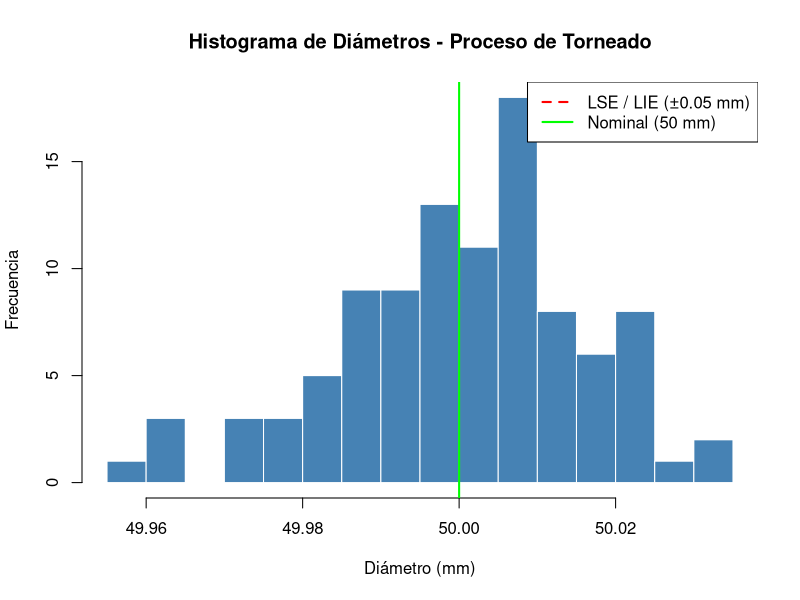
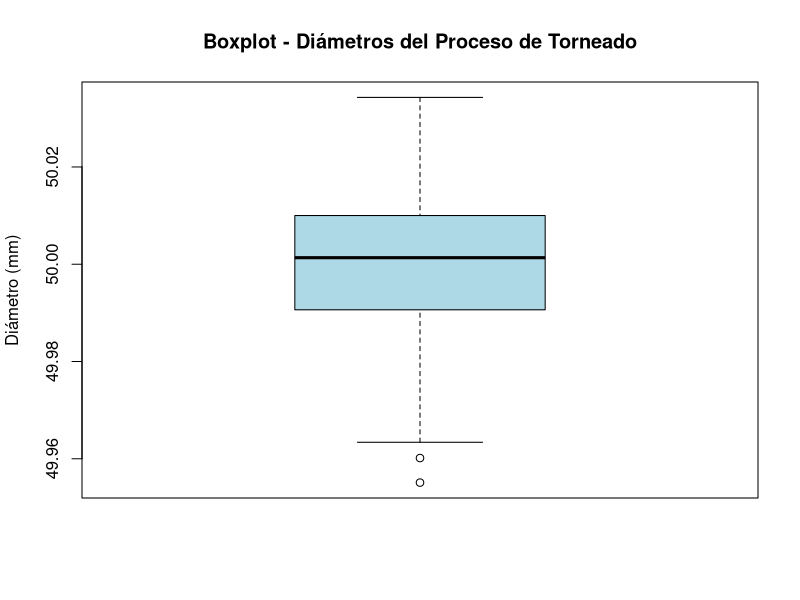
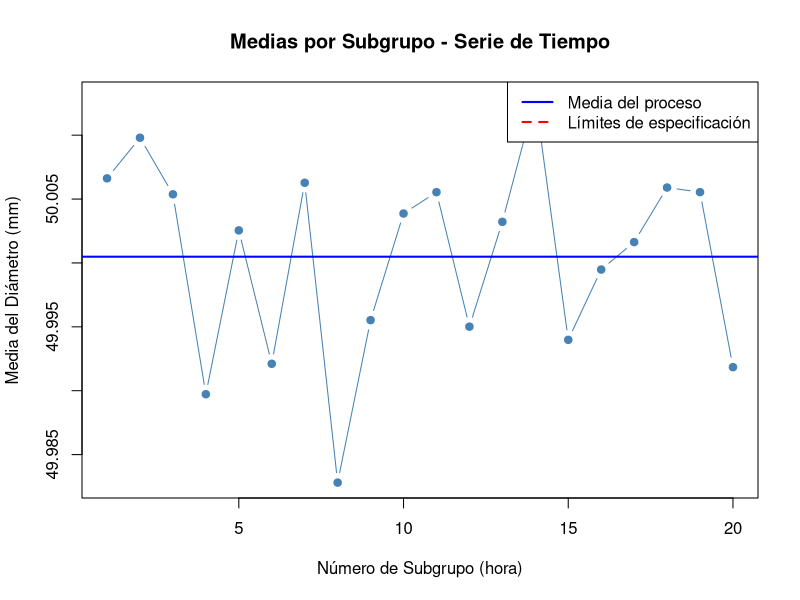
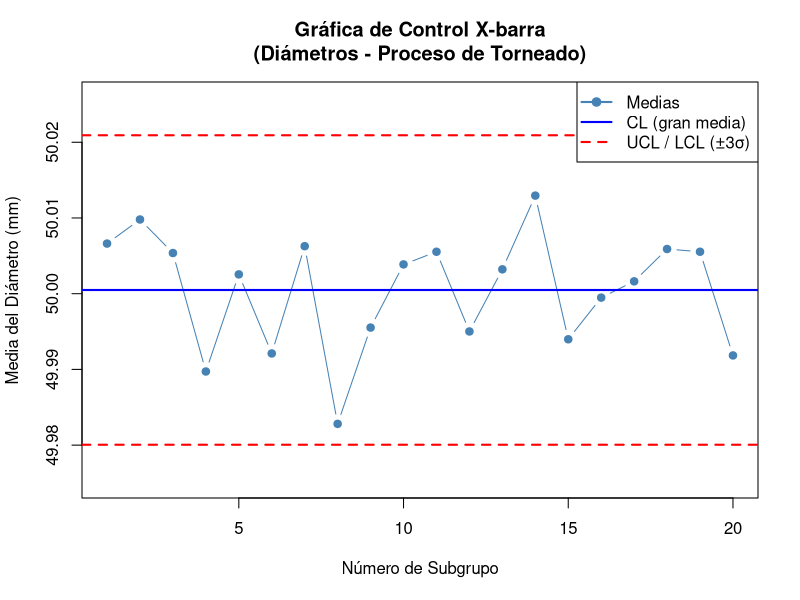
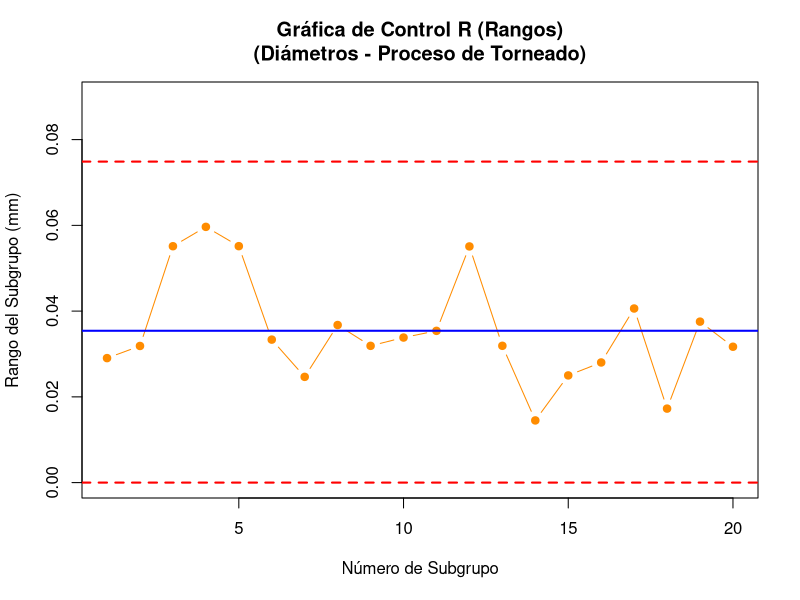
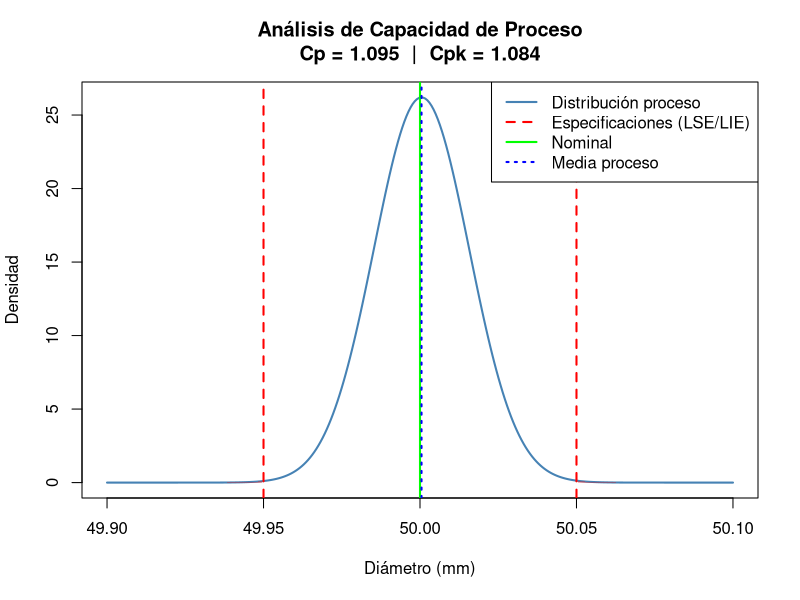
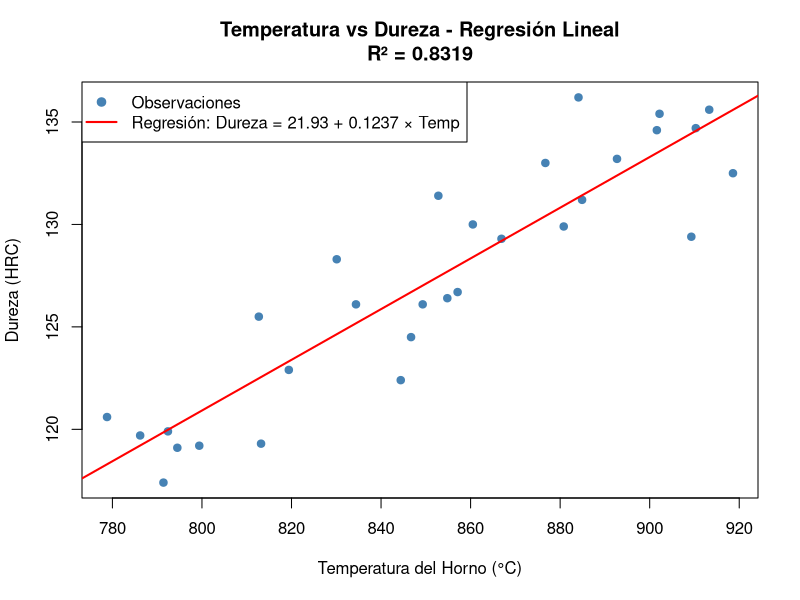
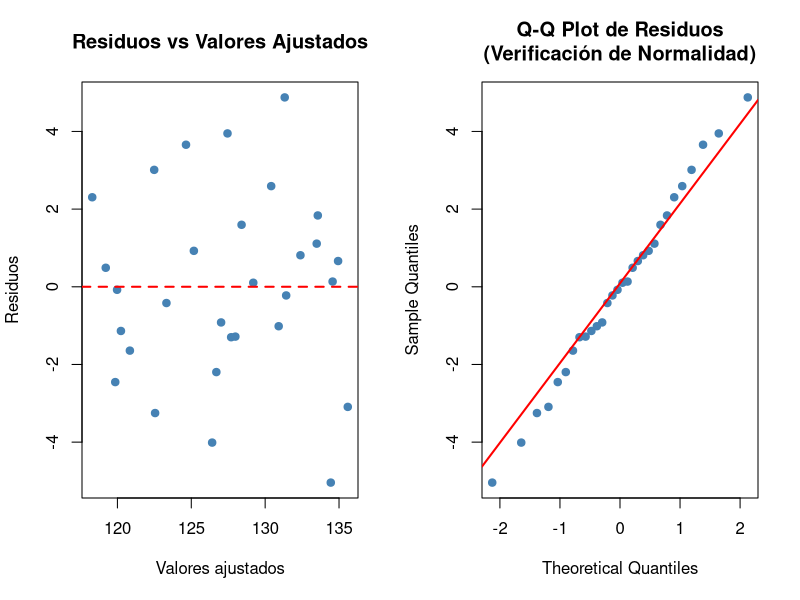

These figures' R source, in order:
# =============================================================================
# ANÁLISIS DE DATOS PARA INGENIERÍA INDUSTRIAL
# Curso de Introducción al Análisis de Datos con R
# Autor: Basado en el curso de Juan Gabriel Gomila & María Santos
# =============================================================================
#
# Bienvenido, Ingeniero Industrial.
# En este script aprenderás a aplicar análisis de datos en contextos reales de
# ingeniería industrial: control de procesos, análisis de calidad, optimización
# de producción y más.
#
# Estructura del script:
#   1. Estadística descriptiva aplicada a datos de proceso
#   2. Visualización de datos industriales
#   3. Gráficas de control (Control Charts) - SPC
#   4. Capacidad de proceso (Cp y Cpk)
#   5. Correlación y regresión para optimización de procesos
# =============================================================================


# =============================================================================
# SECCIÓN 1: ESTADÍSTICA DESCRIPTIVA APLICADA A DATOS DE PROCESO
# =============================================================================
#
# CONTEXTO REAL:
# Imagina que trabajas en una planta de manufactura que fabrica ejes metálicos.
# La especificación del diámetro es 50 mm ± 0.05 mm.
# Se toman 5 mediciones por hora durante 20 horas de producción (100 datos).
#
# OBJETIVO: Describir el comportamiento del proceso con estadísticas clave.

# Simulamos datos reales de un proceso de torneado (diámetro en mm)
set.seed(42)  # Fijamos la semilla para reproducibilidad

# Proceso ESTABLE (bajo control estadístico)
n_total <- 100
diametros <- rnorm(n_total, mean = 50.00, sd = 0.015)  # sd = 0.015 mm

cat("=== ESTADÍSTICAS DEL PROCESO DE TORNEADO ===\n")

# Medidas de tendencia central
media_diam    <- mean(diametros)
mediana_diam  <- median(diametros)
cat("Media del diámetro:   ", round(media_diam, 4), "mm\n")
cat("Mediana del diámetro: ", round(mediana_diam, 4), "mm\n")

# Medidas de dispersión
sd_diam       <- sd(diametros)
varianza_diam <- var(diametros)
rango_diam    <- diff(range(diametros))
cat("Desviación estándar:  ", round(sd_diam, 4), "mm\n")
cat("Varianza:             ", round(varianza_diam, 6), "mm²\n")
cat("Rango total:          ", round(rango_diam, 4), "mm\n")

# Percentiles — muy útiles para entender la distribución del proceso
percentiles <- quantile(diametros, probs = c(0.25, 0.50, 0.75, 0.90, 0.99))
cat("\nPercentiles del diámetro:\n")
print(round(percentiles, 4))

# Coeficiente de variación (CV) — medida de variabilidad relativa
# Un CV < 1% en manufactura indica un proceso muy consistente
cv <- (sd_diam / media_diam) * 100
cat("\nCoeficiente de Variación: ", round(cv, 4), "%\n")

# Resumen completo con summary()
cat("\nResumen estadístico completo:\n")
print(summary(diametros))


# =============================================================================
# SECCIÓN 2: VISUALIZACIÓN DE DATOS INDUSTRIALES
# =============================================================================
#
# Visualizar los datos es el PRIMER paso en cualquier análisis de datos.
# "Un gráfico vale más que mil números."

# Organizamos los datos en subgrupos de 5 (como se toman en producción)
n_subgrupos <- 20
tam_subgrupo <- 5
datos_matriz <- matrix(diametros, nrow = tam_subgrupo, ncol = n_subgrupos)
# Cada columna = un subgrupo (una hora de producción)

# --- Histograma del proceso ---
hist(diametros,
     main  = "Histograma de Diámetros - Proceso de Torneado",
     xlab  = "Diámetro (mm)",
     ylab  = "Frecuencia",
     col   = "steelblue",
     border = "white",
     breaks = 15)
# Líneas de especificación
abline(v = 50.05, col = "red",   lwd = 2, lty = 2)   # Límite Superior Especificación (LSE)
abline(v = 49.95, col = "red",   lwd = 2, lty = 2)   # Límite Inferior Especificación (LIE)
abline(v = 50.00, col = "green", lwd = 2, lty = 1)   # Valor nominal
legend("topright",
       legend = c("LSE / LIE (±0.05 mm)", "Nominal (50 mm)"),
       col    = c("red", "green"),
       lty    = c(2, 1),
       lwd    = 2)

# INTERPRETACIÓN:
# Si la distribución está centrada en el nominal y casi toda la campana
# queda DENTRO de los límites de especificación, el proceso es capaz.

# --- Diagrama de caja (Boxplot) ---
# Muy útil para detectar valores atípicos (outliers) en datos de proceso
boxplot(diametros,
        main   = "Boxplot - Diámetros del Proceso de Torneado",
        ylab   = "Diámetro (mm)",
        col    = "lightblue",
        horizontal = FALSE)
abline(h = 50.05, col = "red", lty = 2, lwd = 2)
abline(h = 49.95, col = "red", lty = 2, lwd = 2)

# --- Serie temporal de medias por subgrupo ---
# Permite ver tendencias o cambios en el proceso a lo largo del tiempo
medias_subgrupos <- colMeans(datos_matriz)
plot(1:n_subgrupos, medias_subgrupos,
     type = "b",
     pch  = 19,
     col  = "steelblue",
     main = "Medias por Subgrupo - Serie de Tiempo",
     xlab = "Número de Subgrupo (hora)",
     ylab = "Media del Diámetro (mm)")
abline(h = mean(diametros), col = "blue",  lwd = 2)         # Línea central
abline(h = 50.05,           col = "red",   lwd = 2, lty = 2) # LSE
abline(h = 49.95,           col = "red",   lwd = 2, lty = 2) # LIE
legend("topright",
       legend = c("Media del proceso", "Límites de especificación"),
       col    = c("blue", "red"),
       lty    = c(1, 2),
       lwd    = 2)


# =============================================================================
# SECCIÓN 3: GRÁFICAS DE CONTROL (STATISTICAL PROCESS CONTROL - SPC)
# =============================================================================
#
# Las gráficas de control son una de las herramientas más importantes en
# ingeniería industrial. Permiten distinguir entre:
#   - Variación COMÚN (natural, inherente al proceso)
#   - Variación ESPECIAL (causas asignables, señales de problemas)
#
# Las más usadas son:
#   - Gráfica X-barra (medias): monitorea el centrado del proceso
#   - Gráfica R (rangos): monitorea la dispersión del proceso

# --- Cálculo de estadísticas para las gráficas de control ---
medias_sg  <- colMeans(datos_matriz)           # Media de cada subgrupo
rangos_sg  <- apply(datos_matriz, 2, function(x) diff(range(x)))  # Rango de cada subgrupo

# Constantes de control para n=5 (tablas de Shewhart - estándar industrial)
# Fuente: AIAG Manual de SPC
n  <- tam_subgrupo  # tamaño de subgrupo = 5
A2 <- 0.577         # para n=5: factor para límites de la gráfica X-barra
D3 <- 0             # para n=5: factor límite inferior gráfica R
D4 <- 2.114         # para n=5: factor límite superior gráfica R

# --- Gráfica X-barra ---
X_doble_barra <- mean(medias_sg)    # Gran media (center line)
R_barra       <- mean(rangos_sg)    # Media de rangos (para calcular límites)

UCL_xbarra <- X_doble_barra + A2 * R_barra   # Upper Control Limit
LCL_xbarra <- X_doble_barra - A2 * R_barra   # Lower Control Limit

cat("\n=== GRÁFICA DE CONTROL X-BARRA ===\n")
cat("Gran Media (CL):             ", round(X_doble_barra, 4), "mm\n")
cat("Límite Superior Control (UCL):", round(UCL_xbarra, 4), "mm\n")
cat("Límite Inferior Control (LCL):", round(LCL_xbarra, 4), "mm\n")

# Graficar X-barra
plot(1:n_subgrupos, medias_sg,
     type = "b",
     pch  = 19,
     col  = "steelblue",
     ylim = range(c(medias_sg, UCL_xbarra + 0.005, LCL_xbarra - 0.005)),
     main = "Gráfica de Control X-barra\n(Diámetros - Proceso de Torneado)",
     xlab = "Número de Subgrupo",
     ylab = "Media del Diámetro (mm)")
abline(h = X_doble_barra, col = "blue", lwd = 2)           # Línea central
abline(h = UCL_xbarra,    col = "red",  lwd = 2, lty = 2)  # UCL
abline(h = LCL_xbarra,    col = "red",  lwd = 2, lty = 2)  # LCL
# Resaltar puntos fuera de control
fuera_xbarra <- which(medias_sg > UCL_xbarra | medias_sg < LCL_xbarra)
if (length(fuera_xbarra) > 0) {
  points(fuera_xbarra, medias_sg[fuera_xbarra], col = "red", pch = 17, cex = 1.5)
  cat("⚠ Subgrupos FUERA de control en X-barra:", fuera_xbarra, "\n")
} else {
  cat("✓ Proceso bajo control estadístico (todos los puntos dentro de límites)\n")
}
legend("topright",
       legend = c("Medias", "CL (gran media)", "UCL / LCL (±3σ)"),
       col    = c("steelblue", "blue", "red"),
       lty    = c(1, 1, 2),
       pch    = c(19, NA, NA),
       lwd    = 2)

# --- Gráfica R (Rangos) ---
UCL_R <- D4 * R_barra   # Upper Control Limit para R
LCL_R <- D3 * R_barra   # Lower Control Limit para R (=0 cuando D3=0)

cat("\n=== GRÁFICA DE CONTROL R ===\n")
cat("Media de Rangos (CL): ", round(R_barra, 4), "mm\n")
cat("UCL_R:                ", round(UCL_R, 4),   "mm\n")
cat("LCL_R:                ", round(LCL_R, 4),   "mm\n")

plot(1:n_subgrupos, rangos_sg,
     type = "b",
     pch  = 19,
     col  = "darkorange",
     ylim = c(0, max(rangos_sg, UCL_R) * 1.2),
     main = "Gráfica de Control R (Rangos)\n(Diámetros - Proceso de Torneado)",
     xlab = "Número de Subgrupo",
     ylab = "Rango del Subgrupo (mm)")
abline(h = R_barra, col = "blue", lwd = 2)          # Línea central
abline(h = UCL_R,   col = "red",  lwd = 2, lty = 2) # UCL
abline(h = LCL_R,   col = "red",  lwd = 2, lty = 2) # LCL (=0 para n=5)
fuera_R <- which(rangos_sg > UCL_R | rangos_sg < LCL_R)
if (length(fuera_R) > 0) {
  points(fuera_R, rangos_sg[fuera_R], col = "red", pch = 17, cex = 1.5)
  cat("⚠ Subgrupos FUERA de control en R:", fuera_R, "\n")
} else {
  cat("✓ Variabilidad del proceso bajo control estadístico\n")
}


# =============================================================================
# SECCIÓN 4: CAPACIDAD DE PROCESO (Cp y Cpk)
# =============================================================================
#
# Los índices de capacidad de proceso responden la pregunta clave:
# "¿Es mi proceso capaz de cumplir las especificaciones del cliente?"
#
# Cp  = mide si el proceso CABE dentro de las especificaciones (precisión)
# Cpk = mide si el proceso está CENTRADO además de caber (precisión + exactitud)
#
# Regla de oro en la industria:
#   Cp / Cpk < 1.00 → Proceso NO capaz (produce defectos)
#   Cp / Cpk ≥ 1.33 → Proceso CAPAZ (aceptable en la mayoría de industrias)
#   Cp / Cpk ≥ 1.67 → Proceso MUY CAPAZ (excelente, Six Sigma approach)

# Especificaciones del cliente (del ejemplo anterior)
LSE <- 50.05   # Límite Superior de Especificación
LIE <- 49.95   # Límite Inferior de Especificación
nominal <- 50.00

# Estimación de sigma del proceso a partir de R-barra
# (estimación estándar Shewhart, más robusta que la desviación muestral directa)
d2 <- 2.326  # constante para n=5
sigma_proceso <- R_barra / d2

# Cálculo de índices de capacidad
Cp  <- (LSE - LIE) / (6 * sigma_proceso)
Cpu <- (LSE - mean(diametros)) / (3 * sigma_proceso)  # capacidad superior
Cpl <- (mean(diametros) - LIE) / (3 * sigma_proceso)  # capacidad inferior
Cpk <- min(Cpu, Cpl)                                   # capacidad real

cat("\n=== ANÁLISIS DE CAPACIDAD DE PROCESO ===\n")
cat("Especificaciones:  LIE =", LIE, "| Nominal =", nominal, "| LSE =", LSE, "\n")
cat("Media del proceso: ", round(mean(diametros), 4), "mm\n")
cat("Sigma del proceso: ", round(sigma_proceso, 4),  "mm\n\n")
cat("Cp  =", round(Cp,  3), "—", ifelse(Cp >= 1.33, "Proceso CAPAZ", "Proceso NO capaz"), "\n")
cat("Cpu =", round(Cpu, 3), "\n")
cat("Cpl =", round(Cpl, 3), "\n")
cat("Cpk =", round(Cpk, 3), "—",
    ifelse(Cpk >= 1.33, "Proceso CENTRADO Y CAPAZ",
    ifelse(Cpk >= 1.00, "Proceso marginalmente capaz", "Proceso NO capaz / NO centrado")), "\n")

# --- Estimación del porcentaje de piezas fuera de especificación ---
# Asumiendo distribución normal
prob_fuera <- (pnorm(LIE, mean(diametros), sigma_proceso) +
               (1 - pnorm(LSE, mean(diametros), sigma_proceso))) * 100
cat("\nPiezas fuera de especificación estimadas:", round(prob_fuera, 4), "%\n")
cat("Equivalente a", round(prob_fuera * 10000, 1), "piezas por millón (PPM)\n")

# Gráfica de capacidad
x_seq <- seq(LIE - 0.05, LSE + 0.05, length.out = 300)
y_dens <- dnorm(x_seq, mean(diametros), sigma_proceso)

plot(x_seq, y_dens,
     type = "l",
     lwd  = 2,
     col  = "steelblue",
     main = paste0("Análisis de Capacidad de Proceso\nCp = ", round(Cp, 3),
                   "  |  Cpk = ", round(Cpk, 3)),
     xlab = "Diámetro (mm)",
     ylab = "Densidad")
# Áreas fuera de especificación (rojo)
x_bajo <- x_seq[x_seq <= LIE]
polygon(c(x_bajo, rev(x_bajo)),
        c(dnorm(x_bajo, mean(diametros), sigma_proceso), rep(0, length(x_bajo))),
        col = rgb(1, 0, 0, 0.3), border = NA)
x_alto <- x_seq[x_seq >= LSE]
polygon(c(x_alto, rev(x_alto)),
        c(dnorm(x_alto, mean(diametros), sigma_proceso), rep(0, length(x_alto))),
        col = rgb(1, 0, 0, 0.3), border = NA)
abline(v = LSE,     col = "red",   lwd = 2, lty = 2)
abline(v = LIE,     col = "red",   lwd = 2, lty = 2)
abline(v = nominal, col = "green", lwd = 2, lty = 1)
abline(v = mean(diametros), col = "blue", lwd = 2, lty = 3)
legend("topright",
       legend = c("Distribución proceso", "Especificaciones (LSE/LIE)",
                  "Nominal", "Media proceso"),
       col    = c("steelblue", "red", "green", "blue"),
       lty    = c(1, 2, 1, 3),
       lwd    = 2)


# =============================================================================
# SECCIÓN 5: CORRELACIÓN Y REGRESIÓN PARA OPTIMIZACIÓN DE PROCESOS
# =============================================================================
#
# CONTEXTO REAL:
# Estás analizando cómo la temperatura de un horno afecta la dureza de
# un material tratado térmicamente. Tienes datos de 30 corridas de producción.
# Temperatura: 780 a 920 °C   |   Dureza: escala HRC (Rockwell C)

set.seed(7)
temperatura <- seq(780, 920, length.out = 30) + rnorm(30, 0, 5)
# Relación real: dureza aumenta linealmente con temperatura (con ruido)
dureza <- 25 + 0.12 * temperatura + rnorm(30, 0, 3)

datos_proceso <- data.frame(temperatura = round(temperatura, 1),
                            dureza       = round(dureza, 1))

cat("\n=== ANÁLISIS DE CORRELACIÓN Y REGRESIÓN ===\n")
cat("Primeras 6 observaciones:\n")
print(head(datos_proceso))

# --- Coeficiente de correlación de Pearson ---
r_pearson <- cor(datos_proceso$temperatura, datos_proceso$dureza)
cat("\nCoeficiente de correlación de Pearson (r):", round(r_pearson, 4), "\n")
cat("Interpretación:")
if (abs(r_pearson) >= 0.9) {
  cat(" Correlación muy fuerte\n")
} else if (abs(r_pearson) >= 0.7) {
  cat(" Correlación fuerte\n")
} else if (abs(r_pearson) >= 0.5) {
  cat(" Correlación moderada\n")
} else {
  cat(" Correlación débil\n")
}

# --- Modelo de regresión lineal ---
modelo <- lm(dureza ~ temperatura, data = datos_proceso)
cat("\nCoeficientes del modelo de regresión:\n")
print(round(coef(modelo), 4))

r_cuadrado <- summary(modelo)$r.squared
cat("\nCoeficiente de determinación R² =", round(r_cuadrado, 4), "\n")
cat("El modelo explica el", round(r_cuadrado * 100, 2), "% de la variabilidad en la dureza.\n")

# --- Gráfica de dispersión con recta de regresión ---
plot(datos_proceso$temperatura, datos_proceso$dureza,
     pch  = 19,
     col  = "steelblue",
     main = paste0("Temperatura vs Dureza - Regresión Lineal\nR² = ",
                   round(r_cuadrado, 4)),
     xlab = "Temperatura del Horno (°C)",
     ylab = "Dureza (HRC)")
abline(modelo, col = "red", lwd = 2)
legend("topleft",
       legend = c("Observaciones", paste0("Regresión: Dureza = ",
                  round(coef(modelo)[1], 2), " + ",
                  round(coef(modelo)[2], 4), " × Temp")),
       col    = c("steelblue", "red"),
       pch    = c(19, NA),
       lty    = c(NA, 1),
       lwd    = 2)

# --- Predicción con el modelo ---
cat("\n--- Predicciones con el modelo ---\n")
nuevas_temps <- data.frame(temperatura = c(800, 850, 900))
predicciones <- predict(modelo, newdata = nuevas_temps,
                        interval = "prediction", level = 0.95)
resultado_pred <- cbind(nuevas_temps, round(predicciones, 2))
names(resultado_pred) <- c("Temperatura (°C)", "Dureza Predicha (HRC)",
                           "LI 95%", "LS 95%")
print(resultado_pred)

cat("\n--- Diagnóstico del modelo ---\n")
cat("Los residuos deben tener media ≈ 0 y distribución normal.\n")
cat("Media de residuos:", round(mean(residuals(modelo)), 6), "\n")

# Gráfica de residuos para verificar supuestos
par(mfrow = c(1, 2))
plot(fitted(modelo), residuals(modelo),
     pch  = 19,
     col  = "steelblue",
     main = "Residuos vs Valores Ajustados",
     xlab = "Valores ajustados",
     ylab = "Residuos")
abline(h = 0, col = "red", lwd = 2, lty = 2)

qqnorm(residuals(modelo), col = "steelblue", pch = 19,
       main = "Q-Q Plot de Residuos\n(Verificación de Normalidad)")
qqline(residuals(modelo), col = "red", lwd = 2)
par(mfrow = c(1, 1))

cat("\nSi los residuos en el Q-Q Plot siguen la línea roja,\n")
cat("el supuesto de normalidad del modelo es válido.\n")


# =============================================================================
# RESUMEN FINAL - FLUJO DE TRABAJO EN ANÁLISIS DE DATOS INDUSTRIALES
# =============================================================================
cat("\n")
cat("╔══════════════════════════════════════════════════════════════╗\n")
cat("║       FLUJO DE TRABAJO - ANÁLISIS DE DATOS INDUSTRIALES      ║\n")
cat("╠══════════════════════════════════════════════════════════════╣\n")
cat("║ 1. DEFINIR el problema (¿qué quiero saber?)                  ║\n")
cat("║ 2. RECOLECTAR datos representativos del proceso               ║\n")
cat("║ 3. EXPLORAR con estadísticas descriptivas y gráficas          ║\n")
cat("║ 4. ANALIZAR con herramientas de SPC / capacidad / regresión  ║\n")
cat("║ 5. INTERPRETAR resultados en contexto del proceso            ║\n")
cat("║ 6. TOMAR DECISIONES basadas en datos (DMAIC, Lean, Six Sigma)║\n")
cat("╚══════════════════════════════════════════════════════════════╝\n")
